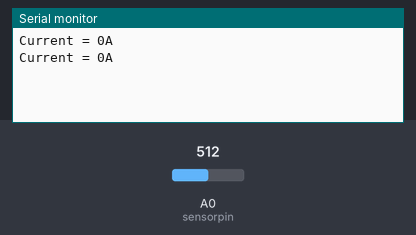
A sketch run on a simulated Arduino Uno, built with avr-gcc and run on an emulated ATmega328P. On the bench: the last lines printed to the serial monitor. The inputs (shaded band) are chosen by the test bench; at power-on: A0 (sensorpin) = 512.

Above: at 1.2 s.
1.3 s: A0 (sensorpin) set to 716
At 1.9 s:
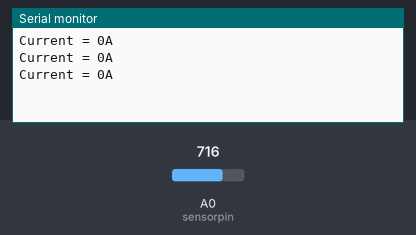
2.8 s: A0 (sensorpin) set to 900
At 3.4 s:
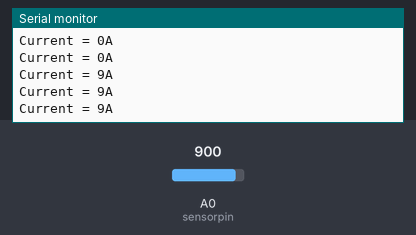
Timing chart, 0 to 5.8 s (numbered marks = the images above; inputs shaded):
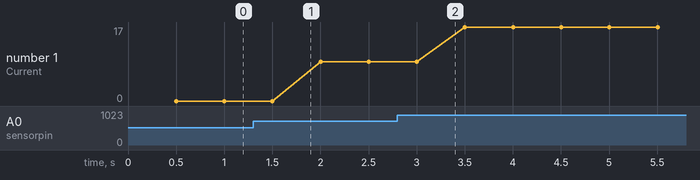

Measured:
- plotted number 1: 0 → 9 after the input at 1.3 s, 9 → 17 after the input at 2.8 s

The sketch:

Current_sample.ino
```cpp
float current = 0;
int rawcurrent = 0;
const int sensorpin = A0;
int offset = 0;
int I;

void setup()
{
 Serial.begin(9600);
 offset = analogRead(A0);
}

void loop()
{
  float raw_current;
  raw_current = analogRead(A0);
  I = ((raw_current-offset)*0.045); // adjustment

  delay(500);
  Serial.print("Current = ");
  Serial.print(I);
  Serial.println("A");
}
```
